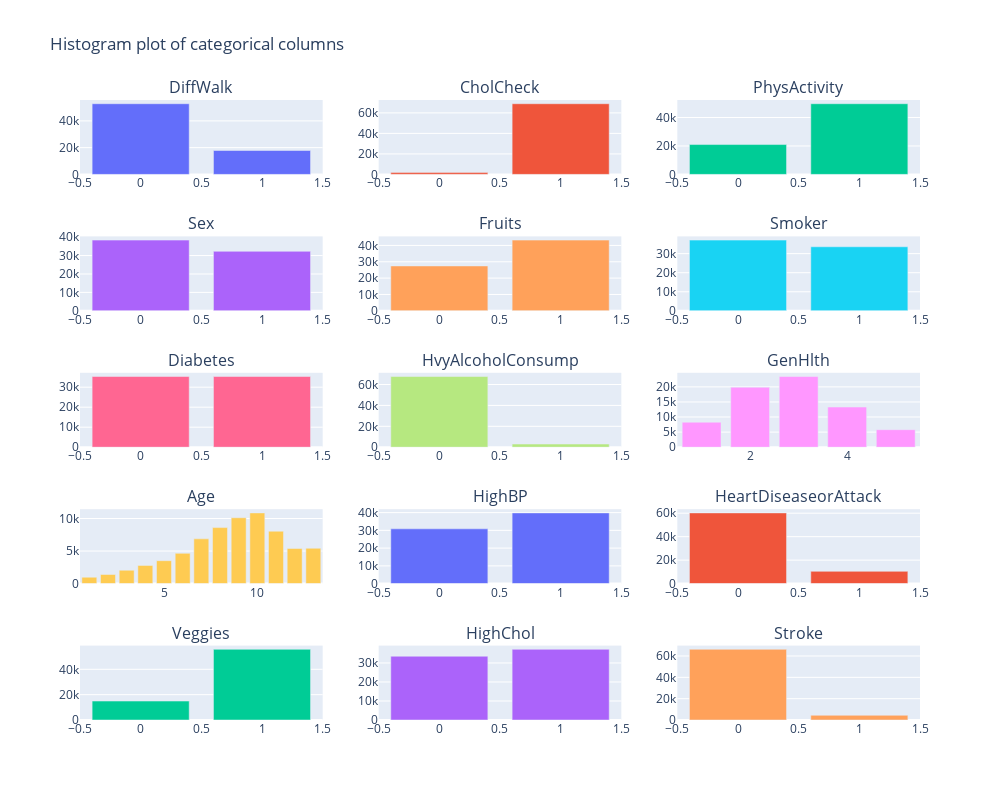

Notebook code for this chart:
### Code cell
n_cols = 3
n_rows = n_rows = int(np.ceil(len(categorical_d.copy()) / n_cols))

"""Histogram using plotly"""
fig = make_subplots(rows=n_rows, cols=n_cols,
                    subplot_titles=tuple(categorical_d.copy()))

for i, col in enumerate(categorical_d.copy()):
    counts = data_dict['D'][col].value_counts()
    fig.add_trace(go.Bar(name=col, x=counts.index, y=counts.values), 
                  row=i//n_cols + 1,
                  col=i%n_cols + 1)

fig.update_layout(title="Histogram plot of categorical columns",
                 height=800,
                 width=1000,
                 showlegend=False)

### Figure 1 — Plotly figure (JSON) as saved in the notebook; plotly's stock layout.template omitted (floating-point values rounded to 4 significant figures)
{"data": [{"name": "DiffWalk", "type": "bar", "x": [0, 1], "xaxis": "x", "y": [52826, 17866], "yaxis": "y"}, {"name": "CholCheck", "type": "bar", "x": [1, 0], "xaxis": "x2", "y": [68943, 1749], "yaxis": "y2"}, {"name": "PhysActivity", "type": "bar", "x": [1, 0], "xaxis": "x3", "y": [49699, 20993], "yaxis": "y3"}, {"name": "Sex", "type": "bar", "x": [0, 1], "xaxis": "x4", "y": [38386, 32306], "yaxis": "y4"}, {"name": "Fruits", "type": "bar", "x": [1, 0], "xaxis": "x5", "y": [43249, 27443], "yaxis": "y5"}, {"name": "Smoker", "type": "bar", "x": [0, 1], "xaxis": "x6", "y": [37094, 33598], "yaxis": "y6"}, {"name": "Diabetes", "type": "bar", "x": [0, 1], "xaxis": "x7", "y": [35346, 35346], "yaxis": "y7"}, {"name": "HvyAlcoholConsump", "type": "bar", "x": [0, 1], "xaxis": "x8", "y": [67672, 3020], "yaxis": "y8"}, {"name": "GenHlth", "type": "bar", "x": [3, 2, 4, 1, 5], "xaxis": "x9", "y": [23427, 19872, 13303, 8282, 5808], "yaxis": "y9"}, {"name": "Age", "type": "bar", "x": [10, 9, 8, 11, 7, 13, 12, 6, 5, 4, 3, 2, 1], "xaxis": "x10", "y": [10856, 10112, 8603, 8044, 6872, 5426, 5394, 4648, 3520, 2793, 2049, 1396, 979], "yaxis": "y10"}, {"name": "HighBP", "type": "bar", "x": [1, 0], "xaxis": "x11", "y": [39832, 30860], "yaxis": "y11"}, {"name": "HeartDiseaseorAttack", "type": "bar", "x": [0, 1], "xaxis": "x12", "y": [60243, 10449], "yaxis": "y12"}, {"name": "Veggies", "type": "bar", "x": [1, 0], "xaxis": "x13", "y": [55760, 14932], "yaxis": "y13"}, {"name": "HighChol", "type": "bar", "x": [1, 0], "xaxis": "x14", "y": [37163, 33529], "yaxis": "y14"}, {"name": "Stroke", "type": "bar", "x": [0, 1], "xaxis": "x15", "y": [66297, 4395], "yaxis": "y15"}], "layout": {"annotations": [{"font": {"size": 16}, "showarrow": false, "text": "DiffWalk", "x": 0.1444, "xanchor": "center", "xref": "paper", "y": 1, "yanchor": "bottom", "yref": "paper"}, {"font": {"size": 16}, "showarrow": false, "text": "CholCheck", "x": 0.5, "xanchor": "center", "xref": "paper", "y": 1, "yanchor": "bottom", "yref": "paper"}, {"font": {"size": 16}, "showarrow": false, "text": "PhysActivity", "x": 0.8556, "xanchor": "center", "xref": "paper", "y": 1, "yanchor": "bottom", "yref": "paper"}, {"font": {"size": 16}, "showarrow": false, "text": "Sex", "x": 0.1444, "xanchor": "center", "xref": "paper", "y": 0.78, "yanchor": "bottom", "yref": "paper"}, {"font": {"size": 16}, "showarrow": false, "text": "Fruits", "x": 0.5, "xanchor": "center", "xref": "paper", "y": 0.78, "yanchor": "bottom", "yref": "paper"}, {"font": {"size": 16}, "showarrow": false, "text": "Smoker", "x": 0.8556, "xanchor": "center", "xref": "paper", "y": 0.78, "yanchor": "bottom", "yref": "paper"}, {"font": {"size": 16}, "showarrow": false, "text": "Diabetes", "x": 0.1444, "xanchor": "center", "xref": "paper", "y": 0.56, "yanchor": "bottom", "yref": "paper"}, {"font": {"size": 16}, "showarrow": false, "text": "HvyAlcoholConsump", "x": 0.5, "xanchor": "center", "xref": "paper", "y": 0.56, "yanchor": "bottom", "yref": "paper"}, {"font": {"size": 16}, "showarrow": false, "text": "GenHlth", "x": 0.8556, "xanchor": "center", "xref": "paper", "y": 0.56, "yanchor": "bottom", "yref": "paper"}, {"font": {"size": 16}, "showarrow": false, "text": "Age", "x": 0.1444, "xanchor": "center", "xref": "paper", "y": 0.34, "yanchor": "bottom", "yref": "paper"}, {"font": {"size": 16}, "showarrow": false, "text": "HighBP", "x": 0.5, "xanchor": "center", "xref": "paper", "y": 0.34, "yanchor": "bottom", "yref": "paper"}, {"font": {"size": 16}, "showarrow": false, "text": "HeartDiseaseorAttack", "x": 0.8556, "xanchor": "center", "xref": "paper", "y": 0.34, "yanchor": "bottom", "yref": "paper"}, {"font": {"size": 16}, "showarrow": false, "text": "Veggies", "x": 0.1444, "xanchor": "center", "xref": "paper", "y": 0.12, "yanchor": "bottom", "yref": "paper"}, {"font": {"size": 16}, "showarrow": false, "text": "HighChol", "x": 0.5, "xanchor": "center", "xref": "paper", "y": 0.12, "yanchor": "bottom", "yref": "paper"}, {"font": {"size": 16}, "showarrow": false, "text": "Stroke", "x": 0.8556, "xanchor": "center", "xref": "paper", "y": 0.12, "yanchor": "bottom", "yref": "paper"}], "height": 800, "showlegend": false, "title": {"text": "Histogram plot of categorical columns"}, "width": 1000, "xaxis": {"anchor": "y", "domain": [0, 0.2889]}, "xaxis10": {"anchor": "y10", "domain": [0, 0.2889]}, "xaxis11": {"anchor": "y11", "domain": [0.3556, 0.6444]}, "xaxis12": {"anchor": "y12", "domain": [0.7111, 1]}, "xaxis13": {"anchor": "y13", "domain": [0, 0.2889]}, "xaxis14": {"anchor": "y14", "domain": [0.3556, 0.6444]}, "xaxis15": {"anchor": "y15", "domain": [0.7111, 1]}, "xaxis2": {"anchor": "y2", "domain": [0.3556, 0.6444]}, "xaxis3": {"anchor": "y3", "domain": [0.7111, 1]}, "xaxis4": {"anchor": "y4", "domain": [0, 0.2889]}, "xaxis5": {"anchor": "y5", "domain": [0.3556, 0.6444]}, "xaxis6": {"anchor": "y6", "domain": [0.7111, 1]}, "xaxis7": {"anchor": "y7", "domain": [0, 0.2889]}, "xaxis8": {"anchor": "y8", "domain": [0.3556, 0.6444]}, "xaxis9": {"anchor": "y9", "domain": [0.7111, 1]}, "yaxis": {"anchor": "x", "domain": [0.88, 1]}, "yaxis10": {"anchor": "x10", "domain": [0.22, 0.34]}, "yaxis11": {"anchor": "x11", "domain": [0.22, 0.34]}, "yaxis12": {"anchor": "x12", "domain": [0.22, 0.34]}, "yaxis13": {"anchor": "x13", "domain": [0, 0.12]}, "yaxis14": {"anchor": "x14", "domain": [0, 0.12]}, "yaxis15": {"anchor": "x15", "domain": [0, 0.12]}, "yaxis2": {"anchor": "x2", "domain": [0.88, 1]}, "yaxis3": {"anchor": "x3", "domain": [0.88, 1]}, "yaxis4": {"anchor": "x4", "domain": [0.66, 0.78]}, "yaxis5": {"anchor": "x5", "domain": [0.66, 0.78]}, "yaxis6": {"anchor": "x6", "domain": [0.66, 0.78]}, "yaxis7": {"anchor": "x7", "domain": [0.44, 0.56]}, "yaxis8": {"anchor": "x8", "domain": [0.44, 0.56]}, "yaxis9": {"anchor": "x9", "domain": [0.44, 0.56]}}}
